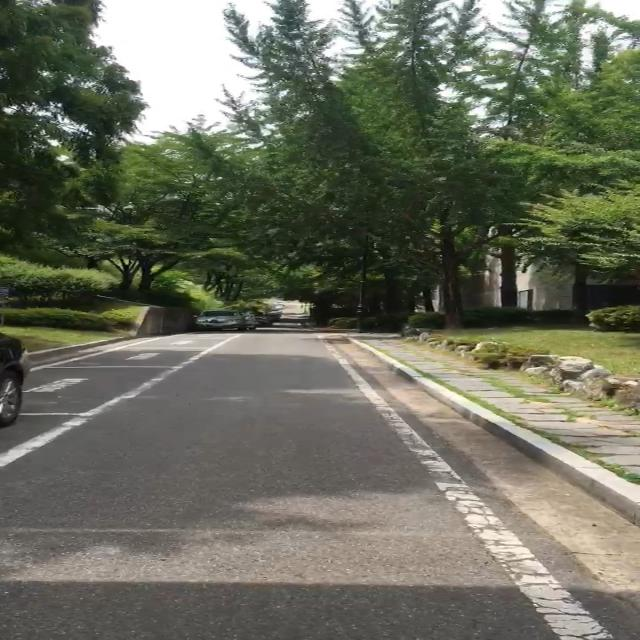
#> input picture train/images/KakaoTalk_20230625_160907610_mp4-103_jpg.rf.df4ef468d8c8d138fe9e16fe3cd2785f.jpg, 640 x 640 px, found by its file name; its folder holds 4 pictures in this run
$ python planif_trajet.py
#> lines starting #> are read from the running program, lines starting #| are printed output that depends on the picture
import cv2
import os
import numpy as np
import matplotlib.pyplot as plt

class Node:
    def __init__(self, x, y):
        self.x = x
        self.y = y
        self.parent = None

class RRT:
    def __init__(self, start, goal, obstacle_list, search_area, max_iter=1000, expand_dist=0.5):
        self.start = Node(start[0], start[1])
        self.goal = Node(goal[0], goal[1])
        self.obstacle_list = obstacle_list
        self.search_area = search_area
        self.max_iter = max_iter
        self.expand_dist = expand_dist
        self.node_list = []

    def plan(self):
        self.node_list.append(self.start)
        for i in range(self.max_iter):
            rnd_node = self.generate_random_node()
            nearest_node_index = self.nearest_node_index(rnd_node)
            nearest_node = self.node_list[nearest_node_index]
            new_node = self.steer(nearest_node, rnd_node, self.expand_dist)
            if self.check_collision(new_node):
                self.node_list.append(new_node)
            if self.calculate_distance(self.node_list[-1], self.goal) <= self.expand_dist:
                final_node = self.steer(self.node_list[-1], self.goal, self.expand_dist)
                if self.check_collision(final_node):
                    return self.generate_path(len(self.node_list) - 1)
        return None

    def generate_random_node(self):
        if np.random.rand() < 0.05:
            return Node(self.goal.x, self.goal.y)
        else:
            return Node(np.random.uniform(self.search_area[0], self.search_area[1]),
                        np.random.uniform(self.search_area[2], self.search_area[3]))

    def nearest_node_index(self, rnd_node):
        distance_list = [self.calculate_distance(node, rnd_node) for node in self.node_list]
        return np.argmin(distance_list)

    def steer(self, from_node, to_node, extend_length=float("inf")):
        new_node = Node(from_node.x, from_node.y)
        d, theta = self.calculate_distance_and_angle(new_node, to_node)
        new_node.x += extend_length * np.cos(theta)
        new_node.y += extend_length * np.sin(theta)
        new_node.parent = from_node
        return new_node

    def check_collision(self, node):
        for (ox, oy, w, h) in self.obstacle_list:
            if ox <= node.x <= ox + w and oy <= node.y <= oy + h:
                return False  # collision
        return True  # safe

    def generate_path(self, goal_index):
        path = [[self.goal.x, self.goal.y]]
        while self.node_list[goal_index].parent is not None:
            node = self.node_list[goal_index]
            path.append([node.x, node.y])
            goal_index = self.node_list.index(node.parent)
        path.append([self.start.x, self.start.y])
        return path

    def calculate_distance(self, from_node, to_node):
        dx = to_node.x - from_node.x
        dy = to_node.y - from_node.y
        return np.hypot(dx, dy)

    def calculate_distance_and_angle(self, from_node, to_node):
        dx = to_node.x - from_node.x
        dy = to_node.y - from_node.y
        d = np.hypot(dx, dy)
        theta = np.arctan2(dy, dx)
        return d, theta

def plot_obstacles(obstacle_list):
    for (ox, oy, w, h) in obstacle_list:
        plt.plot([ox, ox + w, ox + w, ox, ox], [oy, oy, oy + h, oy + h, oy], "red")

def main():
    # Load the image and labels
    image_directory = 'C:\\Users\\Lenovo\\Desktop\\ti\\train\\images\\'
    labels_directory = 'C:\\Users\\Lenovo\\Desktop\\ti\\train\\labels\\'

    # Define obstacle positions and sizes
    obstacle_list = [(-3, 0, 2, 5), (1, 1, 3, 2), (-5, -2, 2, 3)]

    for filename in os.listdir(image_directory):
        if filename.endswith('.jpg') or filename.endswith('.png'):
            # Load the image
            image_path = os.path.join(image_directory, filename)
            image = cv2.imread(image_path)
#> image is the input picture: shape (640, 640, 3); mean B, G, R 93.9, 109.5, 106.9

            # Plan the path
            rrt = RRT(start=(-5, -5), goal=(5, 5), obstacle_list=obstacle_list, search_area=(-10, 10, -10, 10))
            path = rrt.plan()

            # Plot the result
            plt.figure(figsize=(10, 10))
            plt.imshow(cv2.cvtColor(image, cv2.COLOR_BGR2RGB))
            if path is not None:
                path = np.array(path)
                plt.plot(path[:, 0], path[:, 1], "-r", label="path")
            plot_obstacles(obstacle_list)
            plt.xlabel("x")
            plt.ylabel("y")
            plt.title("Path Planning Result")
            plt.axis("equal")
            plt.xlim(-10, 10)
            plt.ylim(-10, 10)
            plt.grid(True)
            plt.legend()
            plt.show()
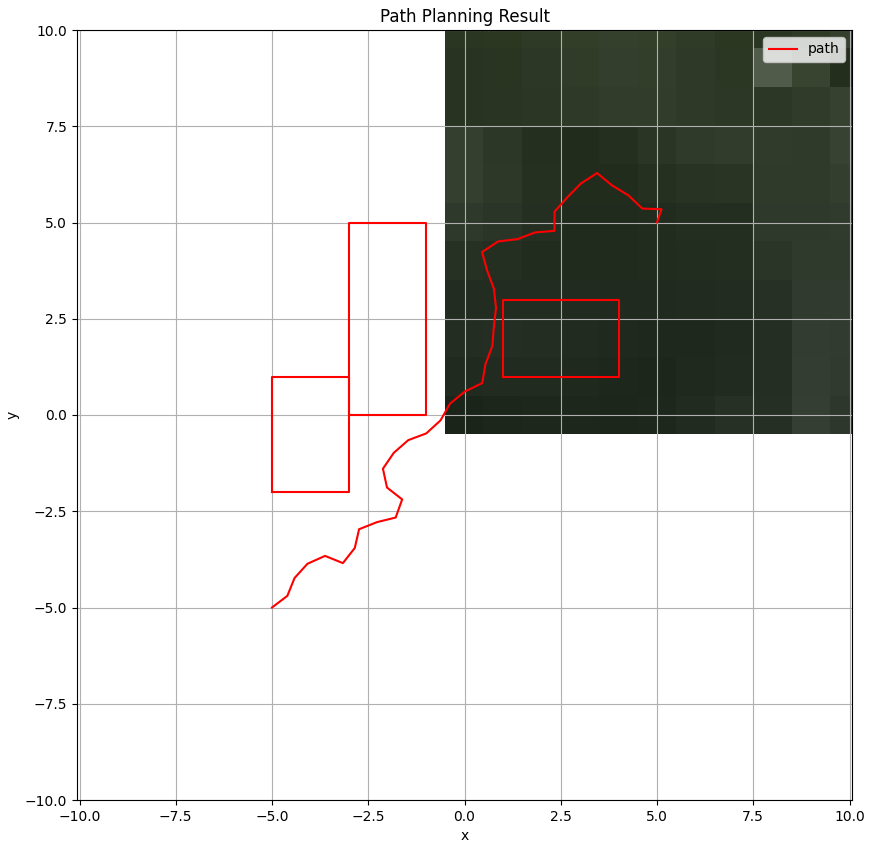
#> figure drawn by matplotlib, 1 panel
#> pass 2 of the loop in main, `for filename in os.listdir(image_directory):`:
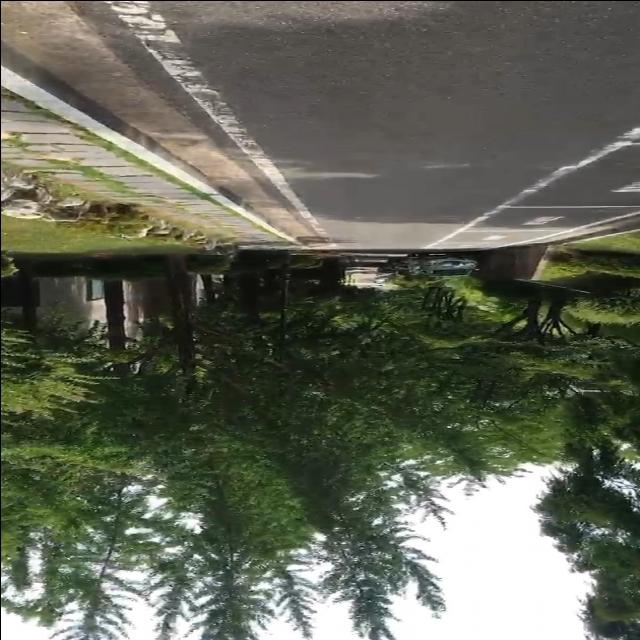
#> input picture train/images/KakaoTalk_20230625_160907610_mp4-104_jpg.rf.3ef7dcbca68284d42a08f79948e1d562.jpg, 640 x 640 px, found by its file name
#> in main, image is the input picture: shape (640, 640, 3); mean B, G, R 86.7, 101.2, 97.5
#> in main, `plt.show()`:
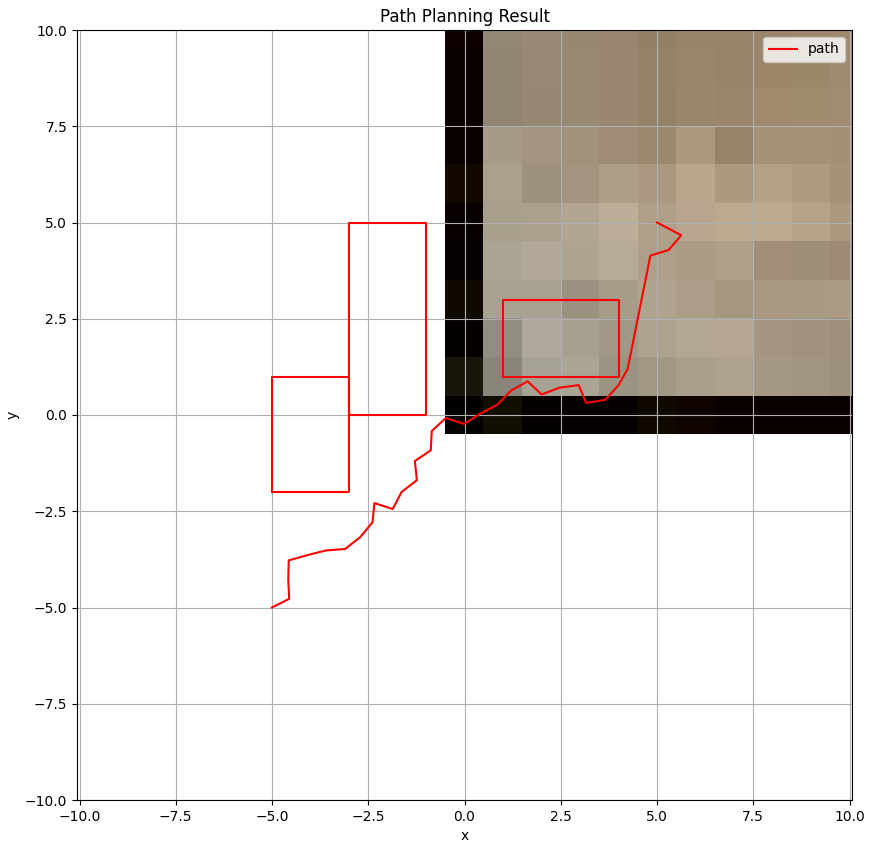
#> figure drawn by matplotlib, 1 panel
#> pass 3 of the loop in main, `for filename in os.listdir(image_directory):`:
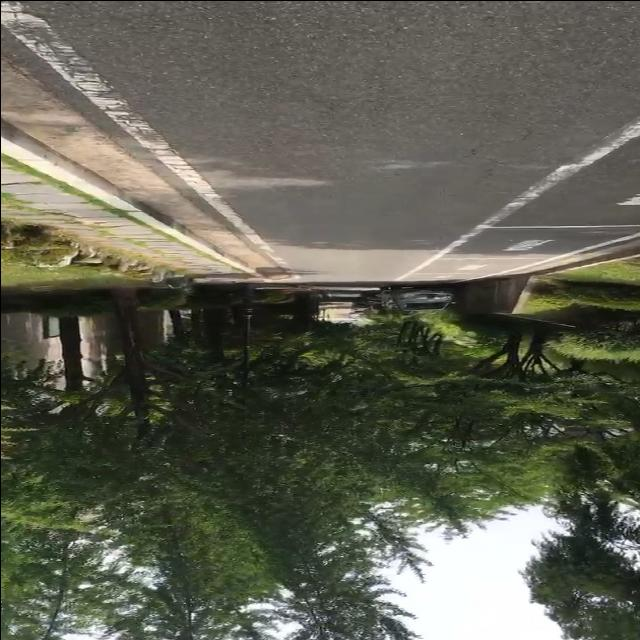
#> input picture train/images/KakaoTalk_20230625_160907610_mp4-108_jpg.rf.ec4aacba90baf7e2353f1b5f1c9dda50.jpg, 640 x 640 px, found by its file name
#> in main, image is the input picture: shape (640, 640, 3); mean B, G, R 82.3, 96.3, 95
#> in main, `plt.show()`:
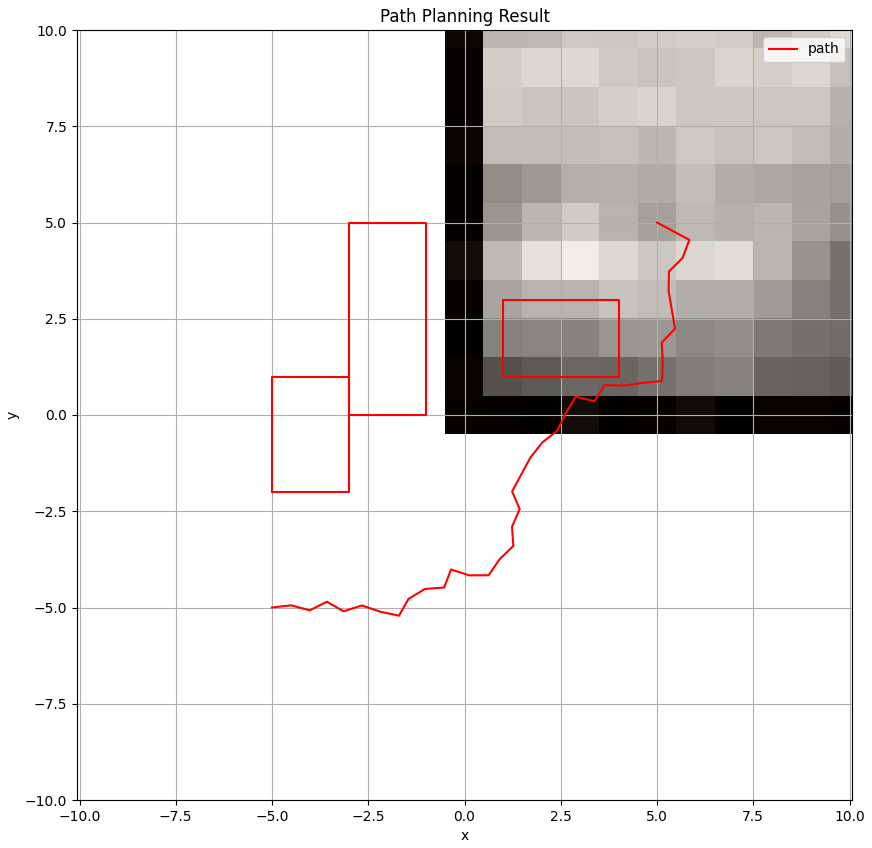
#> figure drawn by matplotlib, 1 panel
#> the loop made 4 passes; the first 3 are shown

if __name__ == "__main__":
    main()
